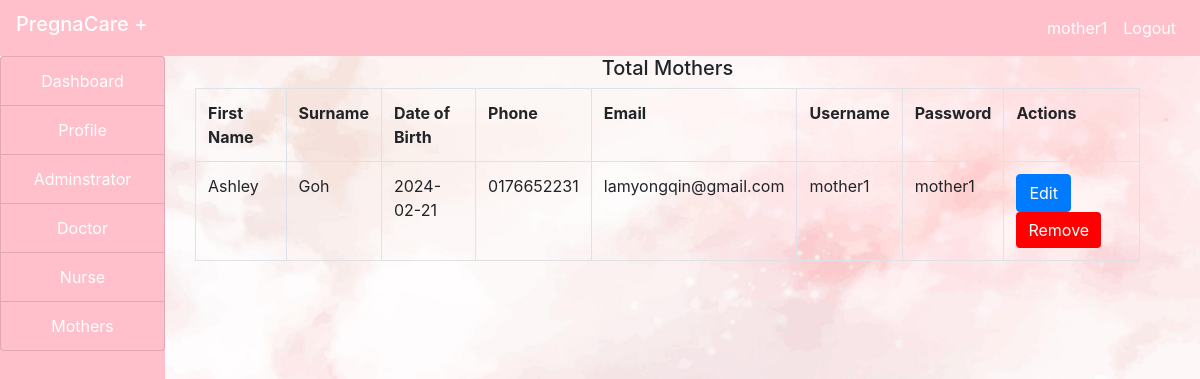
Screenshot of /admin/mother.php (signed in) with the database file from the repository.
### tables this page shows
CREATE TABLE `mothers` (
  `id` int(100) NOT NULL,
  `firstname` varchar(100) NOT NULL,
  `surname` varchar(100) NOT NULL,
  `dob` varchar(100) NOT NULL,
  `phone` varchar(100) NOT NULL,
  `email` varchar(100) NOT NULL,
  `address` varchar(100) NOT NULL,
  `due_date` varchar(100) NOT NULL,
  `obstetric_history` varchar(100) NOT NULL,
  `medical_conditions` varchar(100) NOT NULL,
  `username` varchar(100) NOT NULL,
  `password` varchar(100) NOT NULL
);

### admin/mother.php (the view, shortened to what this page needs)
<?php
include("../include/connection.php");
?>
<!DOCTYPE html>
<html>
<head>
</head>
<body style="background-image: url(img/background1.jpg);background-repeat:no-repeat; background-size:cover;">
    <?php
    include("../include/header.php");
    ?>
    <div class="container-fluid">
        <div class="col-md-12">
            <div class="row">
                <div class="col-md-2" style="margin-left: -30px;">
                    <?php
                    include("sidenav.php");
                    ?>
                </div>
                <div class="col-md-10">
                    <h5 class="text-center">Total Mothers</h5>
                    <?php
                    $query = "SELECT id, firstname, surname, dob, phone, email, username, password FROM mothers";
                    $res = mysqli_query($connect, $query);
                    $output = "";
                    $output .= "
                        <table class='table table-bordered'>
                            <tr>
                                <th>First Name</th>
                                <th>Surname</th>
                                <th>Date of Birth</th>
                                <th>Phone</th>
                                <th>Email</th>
                                <th>Username</th>
                                <th>Password</th>
                                <th>Actions</th>
                            </tr>
                    ";
                    while ($row = mysqli_fetch_assoc($res)) {
                        $output .= "
                            <tr>
                                <td>".$row['firstname']."</td>
                                <td>".$row['surname']."</td>
                                <td>".$row['dob']."</td>
                                <td>".$row['phone']."</td>
                                <td>".$row['email']."</td>
                                <td>".$row['username']."</td>
                                <td>".$row['password']."</td>
                                <td>
        <form method='post'><button type='submit' class='btn btn-primary' name='editbutton' value=".$row['id'].">Edit</button>
        <button id='removebtn' name='removebtn' class='btn btn-primary' style='background-color: red; border: none;' value=".$row['id'].">Remove</button>
        </form></td>
                            </tr>
                        ";
                    }
                    $output .= "</table>";
                    echo $output;
                    ?>
                </div>
            </div>
        </div>
    </div>
</body>
</html>

### rows the page displays
mothers: firstname "Ashley", surname "Goh", dob "2024-02-21", phone "0176652231", email "lamyongqin@gmail.com", username "mother1", password "mother1", $row['id'] 3 (drawn)

### other values shown
$user "mother1"
